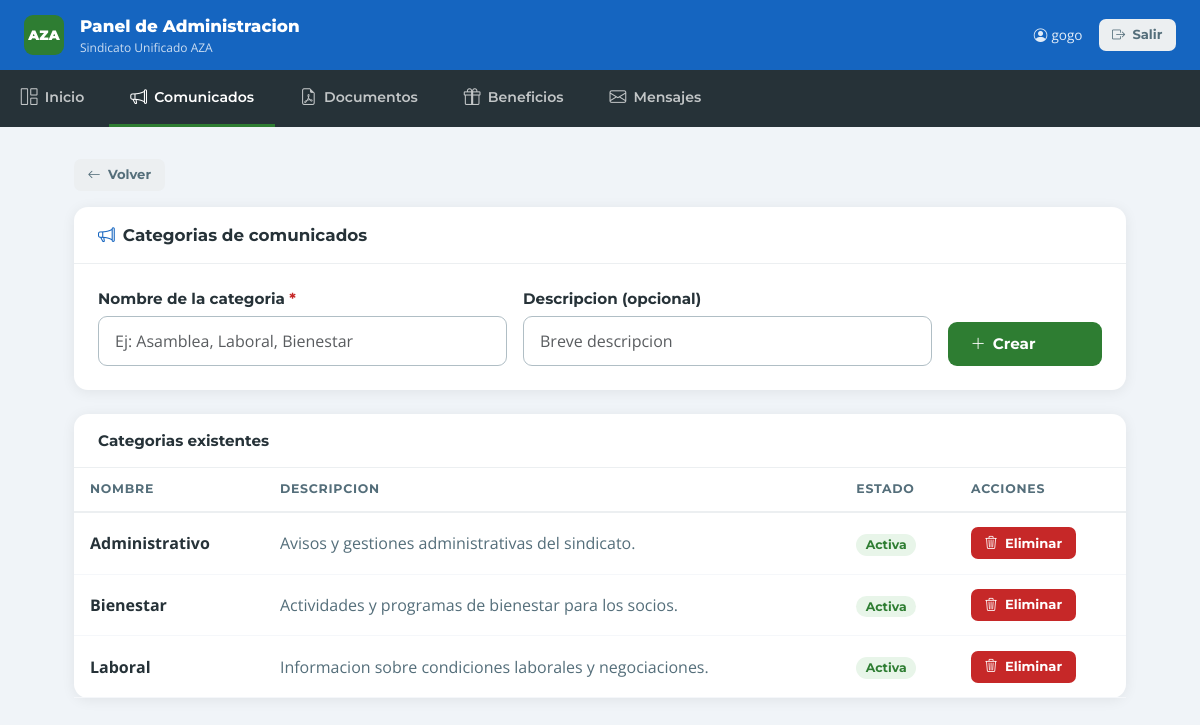
The app's page /panel/comunicados/categorias/ (signed in) with its own data.
### apps/comunicados/models.py (models this page shows, shortened)
class CategoriaComunicado(models.Model):
    nombre = models.CharField("nombre", max_length=100, unique=True)
    slug = models.SlugField("slug", max_length=120, unique=True, blank=True)
    descripcion = models.CharField("descripcion", max_length=180, blank=True)
    activo = models.BooleanField("activa", default=True)
    created_at = models.DateTimeField("creada", auto_now_add=True)
    class Meta:
        verbose_name = "categoria de comunicado"
        verbose_name_plural = "categorias de comunicados"
        ordering = ["nombre"]

### apps/panel/views.py (the view)
# urls.py: path("comunicados/categorias/", views.categorias_comunicado, name="categorias_comunicado"),
@staff_required
def categorias_comunicado(request):
    return _categorias_view(
        request, model=CategoriaComunicado, form_class=CategoriaComunicadoForm,
        titulo="Categorias de comunicados", icono="bi-megaphone", color="#1565C0",
        volver_url="panel:comunicados_list", list_url="panel:categorias_comunicado",
        delete_url="panel:categoria_comunicado_delete",
    )

### apps/panel/forms.py
class CategoriaComunicadoForm(forms.ModelForm):
    class Meta:
        model = CategoriaComunicado
        fields = ["nombre", "descripcion", "activo"]
        labels = _CAT_LABELS
        widgets = _CAT_WIDGETS

### apps/core/context_processors.py (called while the page is built)
def site_configuration(request):
    return {
        "site_configuration": SiteConfiguration.get_solo(),
    }

### apps/panel/views.py (called while the page is built)
def staff_required(view_func):
    @wraps(view_func)
    def wrapper(request, *args, **kwargs):
        if not request.user.is_authenticated:
            return redirect(f"/panel/login/?next={request.path}")
        if not request.user.is_staff:
            return redirect("/panel/login/")
        return view_func(request, *args, **kwargs)
    return wrapper

def base_ctx():
    return {"mensajes_sin_leer": MensajeContacto.objects.filter(leido=False).count()}

def _categorias_view(request, *, model, form_class, titulo, icono, color,
                     volver_url, list_url, delete_url):
    form = form_class(request.POST or None)
    if request.method == "POST" and form.is_valid():
        form.save()
        messages.success(request, f'Categoria "{form.instance.nombre}" creada correctamente.')
        return redirect(list_url)
    return render(request, "panel/categorias.html", {
        **base_ctx(),
        "form": form,
        "categorias": model.objects.all(),
        "titulo": titulo,
        "icono": icono,
        "color": color,
        "volver_url": volver_url,
        "list_url": list_url,
        "delete_url": delete_url,
    })

### apps/siteconfig/models.py (called while the page is built)
    @classmethod
    def get_solo(cls):
        return cls.objects.first()

### templates/panel/categorias.html (shortened to what this page needs)
{% extends "panel/base_panel.html" %}
{% block content %}
<div style="margin-bottom:1rem;">
    <a href="{% url volver_url %}" class="btn-p-gris btn-p-sm">
        <i class="bi bi-arrow-left"></i>Volver
    </a>
</div>
<div class="p-card">
    <div class="p-card-header">
        <h1 class="p-card-title"><i class="bi {{ icono }} me-2" style="color:{{ color }};"></i>{{ titulo }}</h1>
    </div>
    <div class="p-card-body">
        <form method="post" novalidate>
            <div class="row g-3 align-items-end">
                <div class="col-md-5">
                    <label class="p-label" for="{{ form.nombre.id_for_label }}">{{ form.nombre.label }} <span style="color:#C62828;">*</span></label>
                    {{ form.nombre }}
                </div>
                <div class="col-md-5">
                    <label class="p-label" for="{{ form.descripcion.id_for_label }}">{{ form.descripcion.label }}</label>
                    {{ form.descripcion }}
                </div>
                <div class="col-md-2">
                    <button type="submit" class="btn-p-verde w-100">
                        <i class="bi bi-plus-lg"></i>Crear
                    </button>
                </div>
            </div>
        </form>
    </div>
</div>
<div class="p-card">
    <div class="p-card-header">
        <h2 class="p-card-title" style="font-size:0.95rem;">Categorias existentes</h2>
    </div>
    <div style="overflow-x:auto;">
        {% if categorias %}
        <table class="p-table">
            <thead>
                <tr>
                    <th>Nombre</th>
                    <th>Descripcion</th>
                    <th>Estado</th>
                    <th>Acciones</th>
                </tr>
            </thead>
            <tbody>
                {% for cat in categorias %}
                <tr>
                    <td><strong>{{ cat.nombre }}</strong></td>
                    <td style="color:#546E7A;">{{ cat.descripcion|default:"—" }}</td>
                    <td>
                        {% if cat.activo %}
                            <span class="badge-si">Activa</span>
                        {% else %}
                            <span class="badge-no">Inactiva</span>
                        {% endif %}
                    </td>
                    <td class="acciones">
                        <form method="post" action="{% url delete_url cat.pk %}" style="display:inline;"
                              onsubmit="return confirm('¿Eliminar la categoria \'{{ cat.nombre|escapejs }}\'? Solo se puede si no tiene elementos asociados.');">
                            <button type="submit" class="btn-p-rojo btn-p-sm">
                                <i class="bi bi-trash3"></i>Eliminar
                            </button>
                        </form>
                    </td>
                </tr>
                {% endfor %}
            </tbody>
        </table>
        {% else %}
        <div class="p-empty">
            <i class="bi bi-tags"></i>
            Aun no hay categorias. Crea la primera con el formulario de arriba.
        </div>
        {% endif %}
    </div>
</div>
{% endblock %}

### templates/panel/base_panel.html (shortened to what this page needs)
<!doctype html>
<html lang="es">
<head>
    <link href="https://cdn.jsdelivr.net/npm/bootstrap@5.3.3/dist/css/bootstrap.min.css" rel="stylesheet">
    <link rel="stylesheet" href="https://cdn.jsdelivr.net/npm/bootstrap-icons@1.11.3/font/bootstrap-icons.min.css">
</head>
<body>
<div class="p-header">
    <div class="d-flex align-items-center gap-3">
        <div class="p-brand-badge">AZA</div>
        <div>
            <div class="p-brand-name">Panel de Administracion</div>
            <div class="p-brand-sub">Sindicato Unificado AZA</div>
        </div>
    </div>
    <div class="d-flex align-items-center gap-3">
        <span class="p-user d-none d-sm-inline">
            <i class="bi bi-person-circle me-1"></i>{{ request.user.get_full_name|default:request.user.username }}
        </span>
        <form method="post" action="{% url 'panel:logout' %}" style="display:inline;">
            <button type="submit" class="btn-p-gris btn-p-sm">
                <i class="bi bi-box-arrow-right"></i>Salir
            </button>
        </form>
    </div>
</div>
<nav class="p-nav">
    <a href="{% url 'panel:dashboard' %}" class="{% if request.resolver_match.url_name == 'dashboard' %}activo{% endif %}">
        <i class="bi bi-grid-1x2"></i>Inicio
    </a>
    <a href="{% url 'panel:comunicados_list' %}" class="{% if 'comunicado' in request.resolver_match.url_name %}activo{% endif %}">
        <i class="bi bi-megaphone"></i>Comunicados
    </a>
    <a href="{% url 'panel:documentos_list' %}" class="{% if 'documento' in request.resolver_match.url_name %}activo{% endif %}">
        <i class="bi bi-file-earmark-pdf"></i>Documentos
    </a>
    <a href="{% url 'panel:beneficios_list' %}" class="{% if 'beneficio' in request.resolver_match.url_name %}activo{% endif %}">
        <i class="bi bi-gift"></i>Beneficios
    </a>
    <a href="{% url 'panel:mensajes_list' %}" class="{% if 'mensaje' in request.resolver_match.url_name %}activo{% endif %}">
        <i class="bi bi-envelope"></i>Mensajes
    </a>
</nav>
<div class="p-content">
    {% block content %}{% endblock %}
</div>
</body>
</html>

### templates/panel/base_panel.html (style rules this page uses)
body { font-family: 'Open Sans', sans-serif; font-size: 17px; background: #F0F4F8; color: #263238; }
.p-header { background: #1565C0; color: #fff; padding: 0.85rem 1.5rem; display: flex; align-items: center; justify-content: space-between; }
.p-brand-badge { width: 40px; height: 40px; background: #2E7D32; border-radius: 9px; display: flex; align-items: center; justify-content: center; font-family: 'Montserrat', sans-serif; font-weight: 900; font-size: 0.85rem; color: #fff; flex-shrink: 0; }
.p-brand-name { font-family: 'Montserrat', sans-serif; font-weight: 800; font-size: 1.05rem; }
.p-brand-sub { font-size: 0.75rem; opacity: 0.78; }
.p-user { font-size: 0.85rem; opacity: 0.88; }
.p-nav { background: #263238; overflow-x: auto; white-space: nowrap; }
.p-nav a { display: inline-flex; align-items: center; gap: 0.45rem; padding: 0.9rem 1.3rem; color: rgba(255,255,255,0.72); text-decoration: none; font-family: 'Montserrat', sans-serif; font-weight: 600; font-size: 0.88rem; border-bottom: 3px solid transparent; transition: color 0.2s, border-color 0.2s; }
.p-nav a.activo { color: #fff; border-bottom-color: #2E7D32; }
.p-nav a i { font-size: 1.05rem; }
.p-content { padding: 2rem 1.5rem; max-width: 1100px; margin: 0 auto; }
.p-card { background: #fff; border-radius: 14px; box-shadow: 0 2px 14px rgba(0,0,0,0.07); margin-bottom: 1.5rem; }
.p-card-header { padding: 1.1rem 1.5rem; border-bottom: 1px solid #ECEFF1; display: flex; align-items: center; justify-content: space-between; flex-wrap: wrap; gap: 0.75rem; }
.p-card-title { font-family: 'Montserrat', sans-serif; font-weight: 700; font-size: 1.05rem; color: #263238; margin: 0; }
.p-card-body { padding: 1.5rem; }
.p-table { width: 100%; border-collapse: collapse; }
.p-table th { font-family: 'Montserrat', sans-serif; font-weight: 700; font-size: 0.78rem; text-transform: uppercase; letter-spacing: 0.06em; color: #546E7A; padding: 0.75rem 1rem; border-bottom: 2px solid #ECEFF1; text-align: left; }
.p-table td { padding: 0.9rem 1rem; border-bottom: 1px solid #F5F7FA; vertical-align: middle; font-size: 1rem; }
.p-table .acciones { white-space: nowrap; }
.btn-p-verde { background: #2E7D32; border: none; color: #fff; font-family: 'Montserrat', sans-serif; font-weight: 700; font-size: 0.95rem; padding: 0.65rem 1.4rem; border-radius: 9px; display: inline-flex; align-items: center; gap: 0.45rem; cursor: pointer; text-decoration: none; transition: background 0.2s; }
.btn-p-rojo { background: #C62828; border: none; color: #fff; font-family: 'Montserrat', sans-serif; font-weight: 700; font-size: 0.95rem; padding: 0.65rem 1.4rem; border-radius: 9px; display: inline-flex; align-items: center; gap: 0.45rem; cursor: pointer; text-decoration: none; transition: background 0.2s; }
.btn-p-gris { background: #ECEFF1; border: none; color: #546E7A; font-family: 'Montserrat', sans-serif; font-weight: 700; font-size: 0.95rem; padding: 0.65rem 1.4rem; border-radius: 9px; display: inline-flex; align-items: center; gap: 0.45rem; cursor: pointer; text-decoration: none; transition: background 0.2s; }
.btn-p-sm { padding: 0.38rem 0.85rem; font-size: 0.82rem; border-radius: 7px; }
.badge-si { background: #E8F5E9; color: #2E7D32; border-radius: 50px; padding: 0.28em 0.75em; font-size: 0.78rem; font-weight: 700; font-family: 'Montserrat', sans-serif; }
.p-label { display: block; font-family: 'Montserrat', sans-serif; font-weight: 700; font-size: 0.95rem; color: #263238; margin-bottom: 0.35rem; }
.form-control-lg, .form-select-lg { font-size: 1rem; padding: 0.75rem 1rem; border-radius: 9px; border: 1.5px solid #B0BEC5; }

### records on screen
CategoriaComunicado: nombre "Administrativo", descripcion "Avisos y gestiones administrativas del sindicato.", activo "Activa"
CategoriaComunicado: nombre "Bienestar", descripcion "Actividades y programas de bienestar para los socios.", activo "Activa"
CategoriaComunicado: nombre "Laboral", descripcion "Informacion sobre condiciones laborales y negociaciones.", activo "Activa"

### other values on screen
{{ request.user.get_full_name|default:request.user.username }} "gogo"
{{ titulo }} "Categorias de comunicados"
